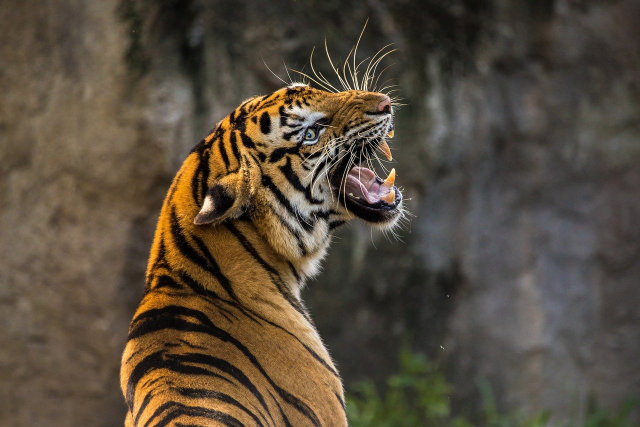
#> input picture Original.png, 1280 x 853 px, given in place of test.mp4, which was not available (shown at 1/2 size)
$ python contour_final.py
#> lines starting #> are read from the running program, lines starting #| are printed output that depends on the picture; after the words box and inside, x2 and y2 are one past the last pixel; in counts of white or black regions, pixels touching at a corner belong together; pictures that were not available may be replaced by others from this repository, and a replacement may not be noted
import cv2
import numpy as np
import time
from statistics import mean
#Đường dẫn chứa file test
cap = cv2.VideoCapture('./images/test.mp4')
def auto_canny(image, sigma = 0.33):
    v = np.median(image)
    lower = int(max(0, (1.0 - sigma) * v))
    upper = int(min(255, (1.0 + sigma) * v))
    edged = cv2.Canny(image, lower, upper, True)
    return edged
def preprocessing(image):
    kernel_dil = np.ones((50,50), np.uint8)
    edges = cv2.dilate(image, kernel_dil, iterations = 1)
    return edges
size = (1280, 720)
while cap.isOpened():
    ret, frame = cap.read()
#> frame is the input picture: shape (853, 1280, 3); mean B, G, R 61, 75.6, 86.7
    if not ret:
        break
    frame = cv2.resize(frame, size)
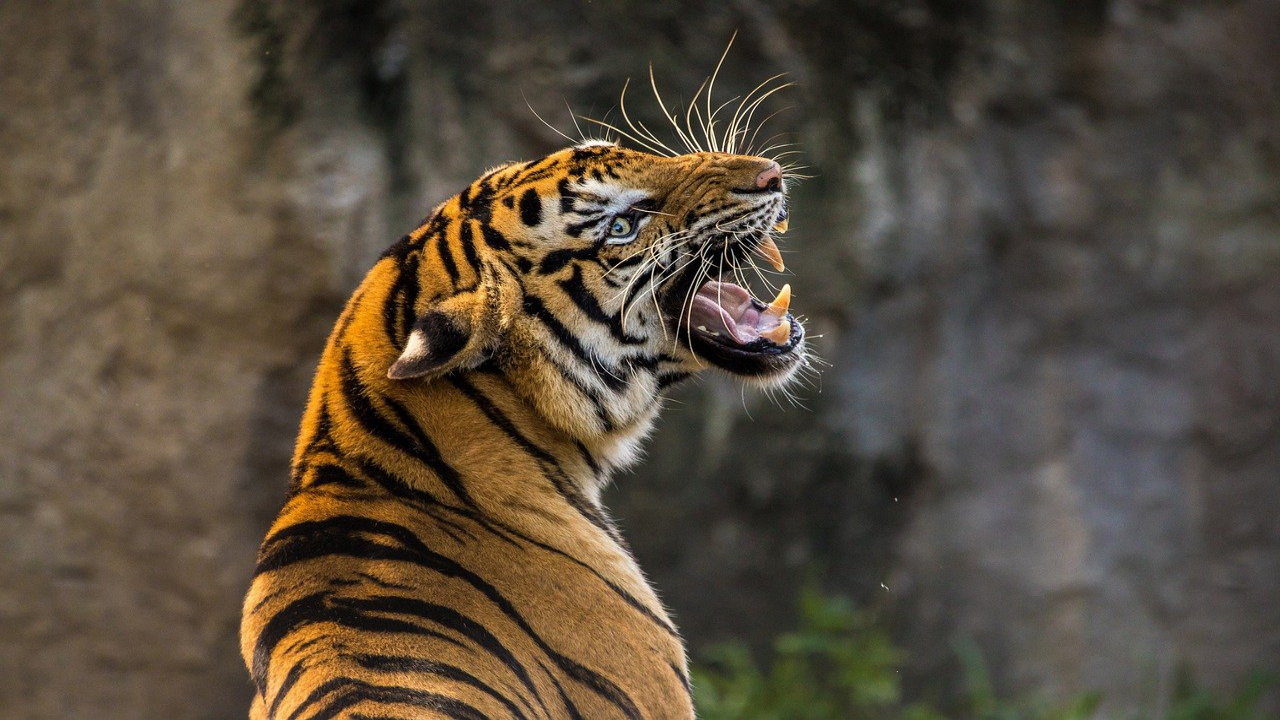
#> frame: shape (720, 1280, 3); mean B, G, R 60.9, 75.5, 86.6
    h = frame.shape[0]
#> h = 720
    w = frame.shape[1]
#> w = 1280
    img = cv2.cvtColor(frame, cv2.COLOR_BGR2GRAY)
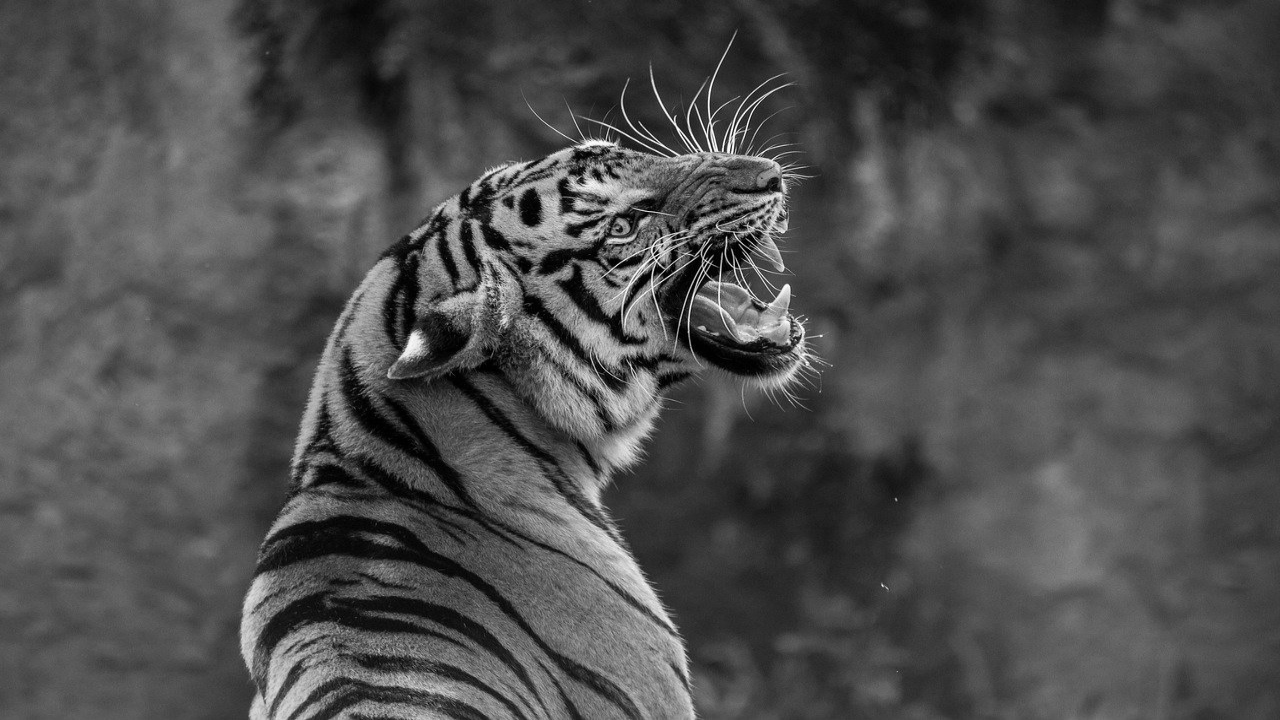
#> img: shape (720, 1280); min 0, max 254, mean 77.2
    img = cv2.GaussianBlur(img, (3,3), 1)
    thresh = cv2.adaptiveThreshold(img, 255, cv2.ADAPTIVE_THRESH_GAUSSIAN_C, cv2.THRESH_BINARY, 13, 5)
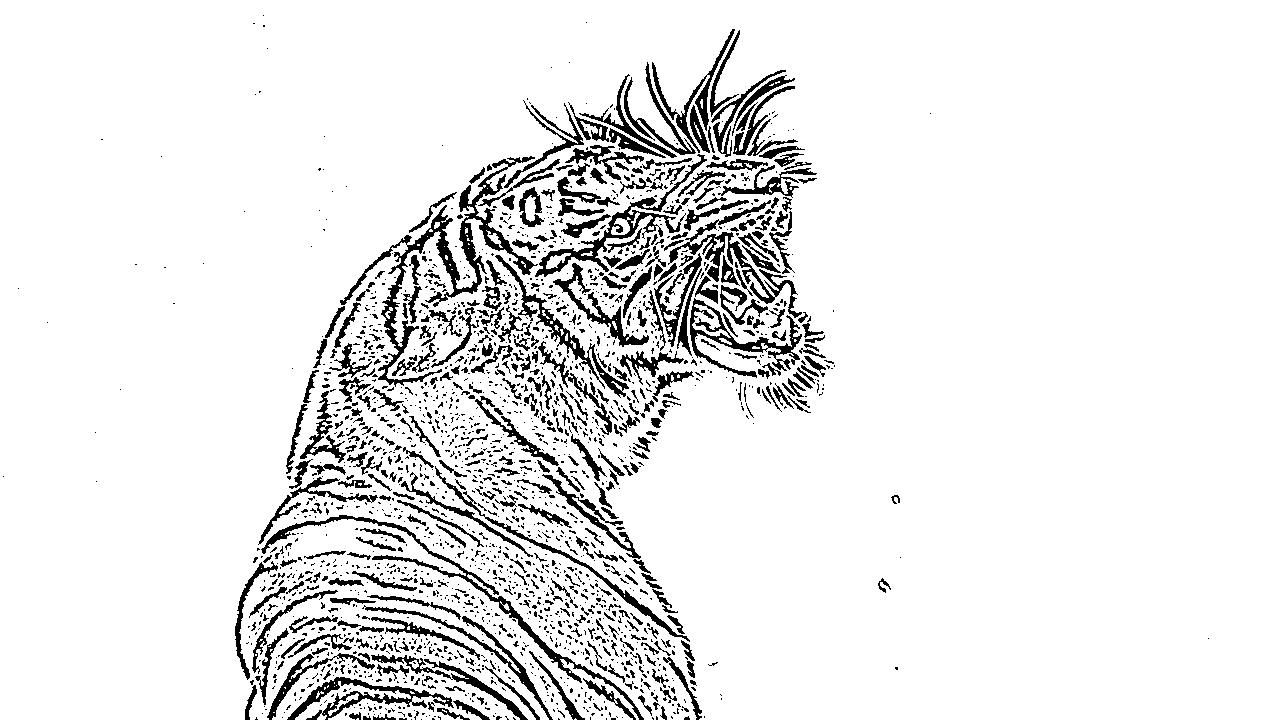
#> thresh: shape (720, 1280); 91.1% white; 2045 black regions (1591 under 20 px), largest, box (x1, y1, x2, y2) and area: (340, 156, 538, 387) 5165, (261, 515, 644, 720) 2650, (535, 154, 707, 277) 2186
    canny = cv2.Canny(img, 9, 0, True)
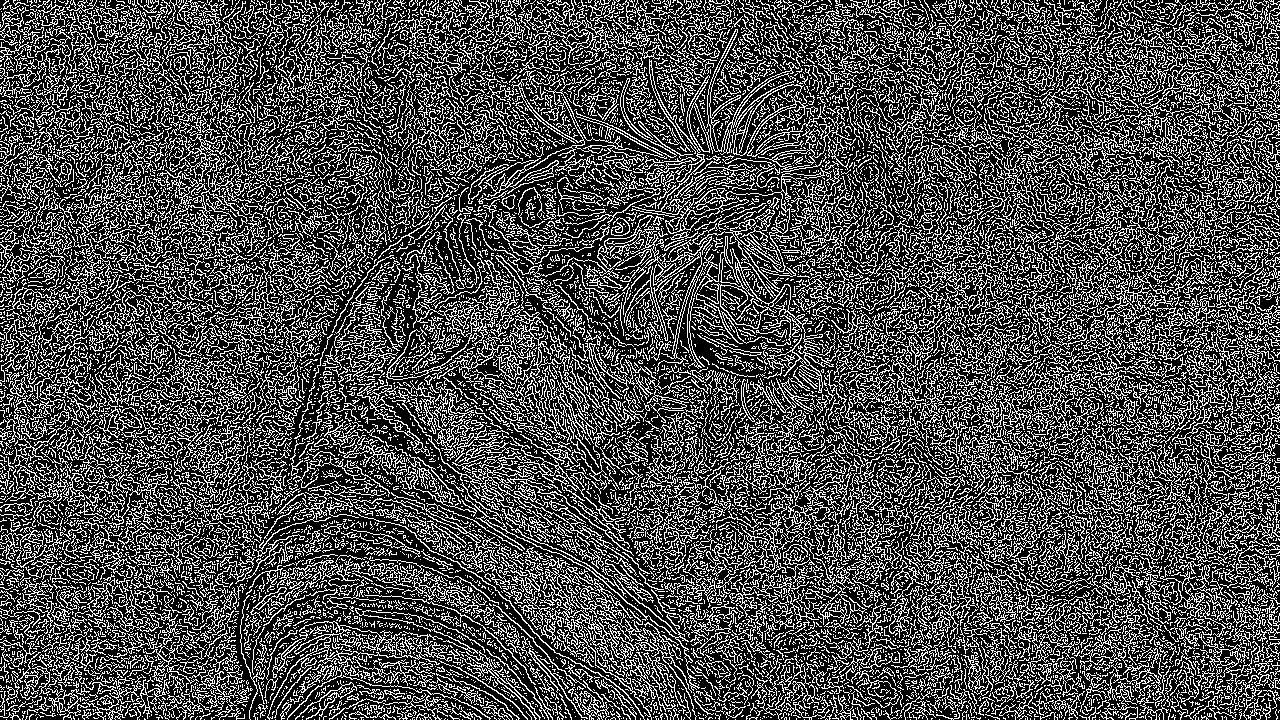
#> canny: shape (720, 1280); 30% white in thin lines or dots
    edges = preprocessing(canny)
#> in preprocessing, `edges = cv2.dilate(image, kernel_dil, iterations = 1)`: edges: shape (720, 1280); every value is 255
    contours = cv2.findContours(edges, mode=cv2.RETR_EXTERNAL, method=cv2.CHAIN_APPROX_SIMPLE)[-2]
#> contours = [[[0, 0], [0, 719], [1279, 719], [1279, 0]]]
    #Nếu tìm được đường viền
    if contours:
        #Lấy đường viền lớn nhất
        cnt = max(contours, key=cv2.contourArea)
#> cnt = [[0, 0], [0, 719], [1279, 719], [1279, 0]]
        mask = np.zeros((h, w), np.uint8)
        masked = cv2.drawContours(mask, [cnt], -1, 255, -1)
        kernel = np.ones((50,50), np.uint8)
        kernel_1 = np.ones((2,2), np.uint8)
        masked = cv2.erode(masked, kernel, iterations = 1)
        masked = cv2.erode(masked, kernel_1, iterations = 3)
        dst_fg = cv2.bitwise_and(frame, frame, mask=masked)
        cv2.imshow('frame', dst_fg)
    else:
        cv2.imshow('frame', frame)
    if cv2.waitKey(25) == ord('q'):
#> (key q is pressed here)
        break
cap.release()
cv2.destroyAllWindows()
print('Hết video')
